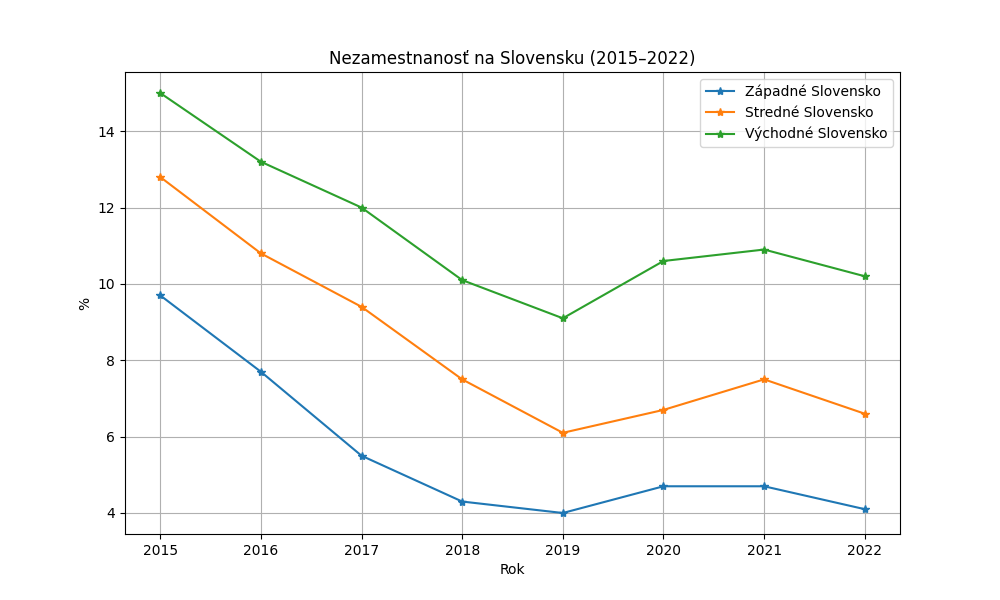

Here is the Python script that generated this plot:
import pandas as pd
import matplotlib.pyplot as plt

file_path = "Nezamestnanosť_Slovensko_2015_2022.xlsx"
unemployment_data = pd.read_excel(file_path)

plt.figure(figsize=(10, 6))
plt.plot(unemployment_data['Rok'], unemployment_data['Západné Slovensko'], marker='*', label='Západné Slovensko')
plt.plot(unemployment_data['Rok'], unemployment_data['Stredné Slovensko'], marker='*', label='Stredné Slovensko')
plt.plot(unemployment_data['Rok'], unemployment_data['Východné Slovensko'], marker='*', label='Východné Slovensko')
plt.ylabel('%')
plt.xlabel('Rok')
plt.title('Nezamestnanosť na Slovensku (2015–2022)')
plt.grid(True)
plt.legend()
plt.savefig("unemployment chart slovakia 2015-2022.png")
plt.show()



file_path = "Nezamestnanost_mladi_15_29_Slovensko_2015_2022.xlsx"
unemployment_data = pd.read_excel(file_path)

plt.figure(figsize=(10, 6))
plt.plot(unemployment_data['Rok'], unemployment_data['Západné Slovensko'], marker='*', label='Západné Slovensko')
plt.plot(unemployment_data['Rok'], unemployment_data['Stredné Slovensko'], marker='*', label='Stredné Slovensko')
plt.plot(unemployment_data['Rok'], unemployment_data['Východné Slovensko'], marker='*', label='Východné Slovensko')
plt.ylabel('%')
plt.xlabel('Rok')
plt.title('Nezamestnanosť mladých ľudí (15 – 29 rokov) na Slovensku v rokoch 2015 – 2022')
plt.grid(True)
plt.legend()
plt.savefig("chart for unemployment of young people (15-29 years) in slovakia 2015-2022.png")
plt.show()

